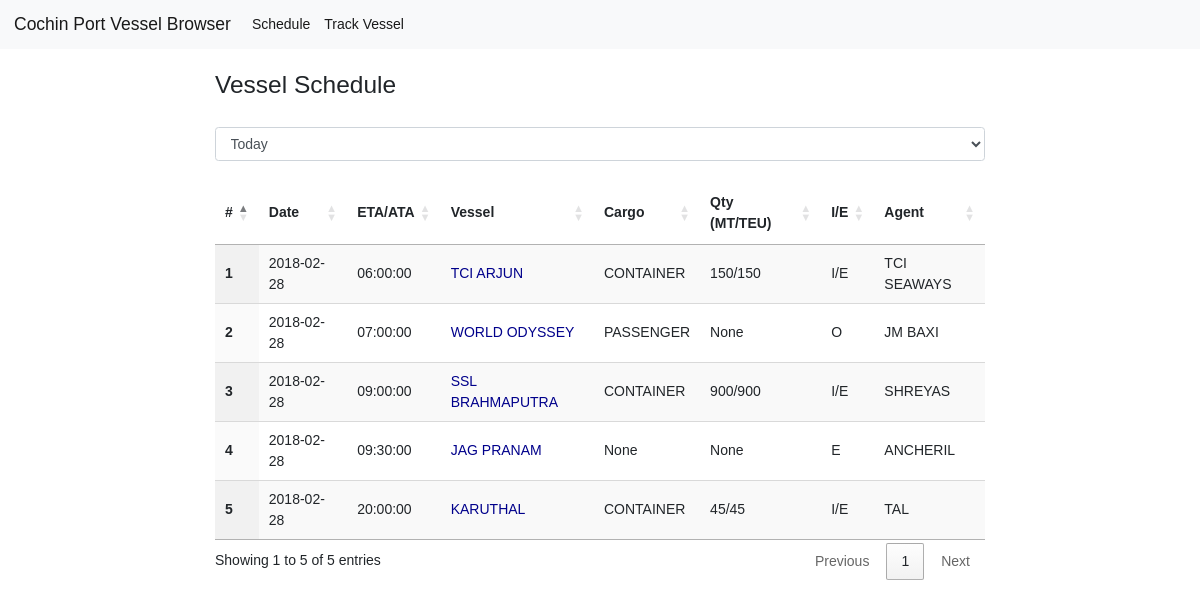
The page / on the database its author committed.
### vesselapp/models.py (models this page shows)
class Vessel(db.Model):
    v_id = db.Column(db.Integer, primary_key=True)
    v_name = db.Column(db.String(256))
    arv_dt = db.Column(db.DateTime)
    vs = db.relationship('VesselSchedule', backref='vessel', lazy=True)
    vp = db.relationship('VesselPosition', backref='vessel', lazy=True)
    cargo = db.Column(db.String(64))
    qty = db.Column(db.String(32))
    v_type = db.Column(db.String(8))
    agent = db.Column(db.String(64))
    updated_on = db.Column(db.DateTime(timezone=True), server_default=func.now())

### vesselapp/views.py (the view)
class ScheduleView(views.MethodView):
    def get(self):
        dt_choice = request.args.get('dt')
        selection = dt_choice if dt_choice else DEFAULT_SELECTION
        s, e = get_dt_range(selection)
        schedule = Vessel.query.filter(Vessel.arv_dt >= s).filter(Vessel.arv_dt < e)
        return render_template('schedule.html', schedule=schedule)

### vesselapp/dtservice.py (called while the page is built)
def get_dt_range(selection):
    if selection == TODAY:
        return create_dt_range(dt.now(), 1)
    elif selection == TOMORROW:
        return create_dt_range(dt.now() + timedelta(days=1), 1)
    else:
        return create_dt_range(dt.now() - timedelta(days=5), 5)

def create_dt_range(selected_dt, days_lapsed):
    start_day = selected_dt.date()
    end_day = selected_dt.date() + timedelta(days=days_lapsed)
    return dt(start_day.year, start_day.month, start_day.day), \
        dt(end_day.year, end_day.month, end_day.day)

### vesselapp/templates/schedule.html (shortened to what this page needs)
{% extends "layout.html" %}
{% block content %}
<div class="row">
  <div class="col-md-2"></div>
  <div class="col-md-8">
    <br />
    <h3>Vessel Schedule</h3>
    <br />
    <form action="/" method='GET'>
      <select class="form-control" name="dt" onchange='this.form.submit()'>
        <option {% if request.args.get('dt') == 'Today' %} selected {% endif %}>Today</option>
      </select>
    </form>
    <br />
    <table id="schedule" class="display" cellspacing="0" width="100%">
  <thead>
    <tr>
      <th scope="col">#</th>
      <th scope="col">Date</th>
      <th scope="col">ETA/ATA</th>
      <th scope="col">Vessel</th>
      <th scope="col">Cargo</th>
      <th scope="col">Qty (MT/TEU)</th>
      <th scope="col">I/E</th>
      <th scope="col">Agent</th>
    </tr>
  </thead>
  <tbody>
    {% for row in schedule %}
    <tr>
      <th scope="row">{{loop.index}}</th>
      <td>{{ row.arv_dt.date() }}</td>
      <td>{{ row.arv_dt.time() }}</td>
      <td><a href="/vessel?vs={{ row.v_id }}">{{ row.v_name }}</a></td>
      <td>{{ row.cargo }}</td>
      <td>{{ row.qty }}</td>
      <td>{{ row.v_type }}</td>
      <td>{{ row.agent }}</td>
    </tr>
    {% endfor %}
  </tbody>
</table>
  </div>
</div>
{% endblock %}

### vesselapp/templates/layout.html (shortened to what this page needs)
<!doctype html>
<html lang="en">
<head>
  <link rel="stylesheet" href="https://maxcdn.bootstrapcdn.com/bootstrap/4.0.0/css/bootstrap.min.css">
  <link href="https://cdn.datatables.net/1.10.16/css/jquery.dataTables.min.css" rel="stylesheet" type="text/css" />
  <link rel="stylesheet" href="/site/css/app.css" rel="stylesheet" type="text/css" />
</head>
<body>
  <nav class="navbar navbar-expand-lg navbar-light bg-light">
    <a class="navbar-brand" href="/">Cochin Port Vessel Browser</a>
    <div class="collapse navbar-collapse" id="navbarNav">
      <ul class="navbar-nav">
        <li class="nav-item active">
          <a class="nav-link" href="/">Schedule</a>
        </li>
        <li class="nav-item active">
          <a class="nav-link" href="/vessel">Track Vessel</a>
        </li>
      </ul>
    </div>
  </nav>
  <div class="container-fluid">
    {% block content %}{% endblock %}
  </div>
</body>
</html>

### vesselapp/static/css/app.css (style rules this page uses)
html, body { font-family: 'Helvetica', sans-serif; font-size: 14px; }
a { color: darkblue; }

### rows shown on the page
Vessel: arv_dt "2018-02-28", arv_dt.time "06:00:00", v_name "TCI ARJUN", cargo "CONTAINER", qty "150/150", v_type "I/E", agent "TCI SEAWAYS"
Vessel: arv_dt "2018-02-28", arv_dt.time "07:00:00", v_name "WORLD ODYSSEY", cargo "PASSENGER", qty "None", v_type "O", agent "JM BAXI"
Vessel: arv_dt "2018-02-28", arv_dt.time "09:00:00", v_name "SSL BRAHMAPUTRA", cargo "CONTAINER", qty "900/900", v_type "I/E", agent "SHREYAS"
Vessel: arv_dt "2018-02-28", arv_dt.time "09:30:00", v_name "JAG PRANAM", cargo "None", qty "None", v_type "E", agent "ANCHERIL"
Vessel: arv_dt "2018-02-28", arv_dt.time "20:00:00", v_name "KARUTHAL", cargo "CONTAINER", qty "45/45", v_type "I/E", agent "TAL"
